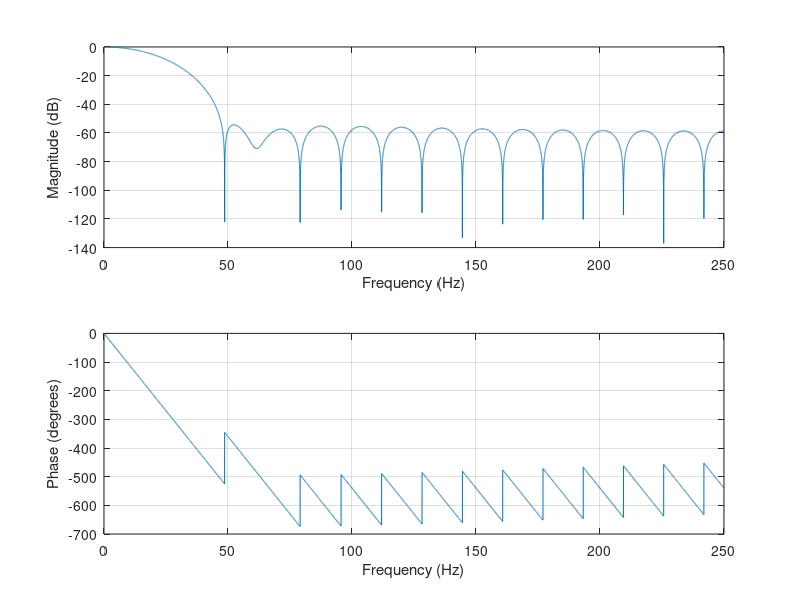
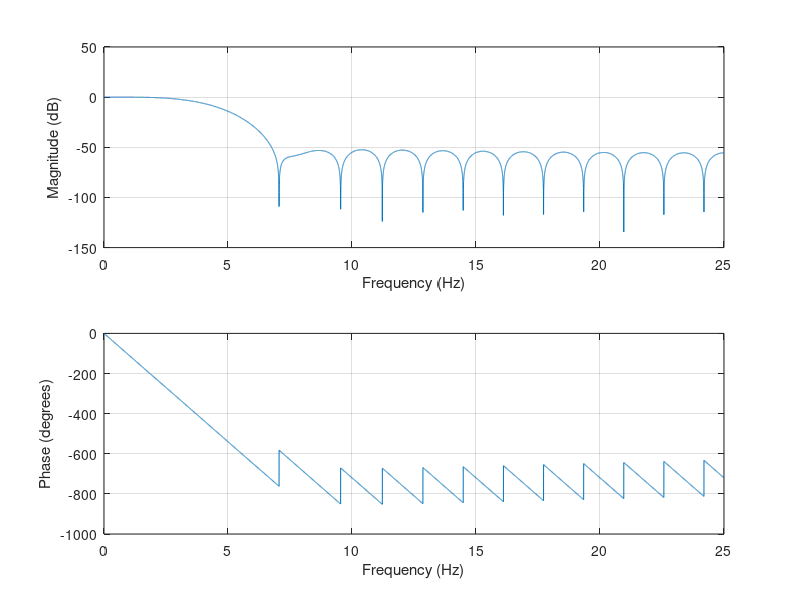
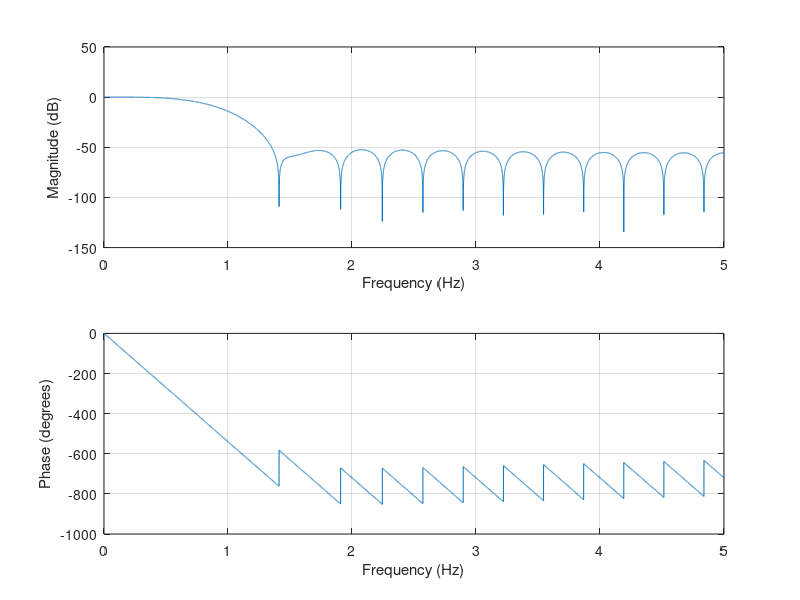
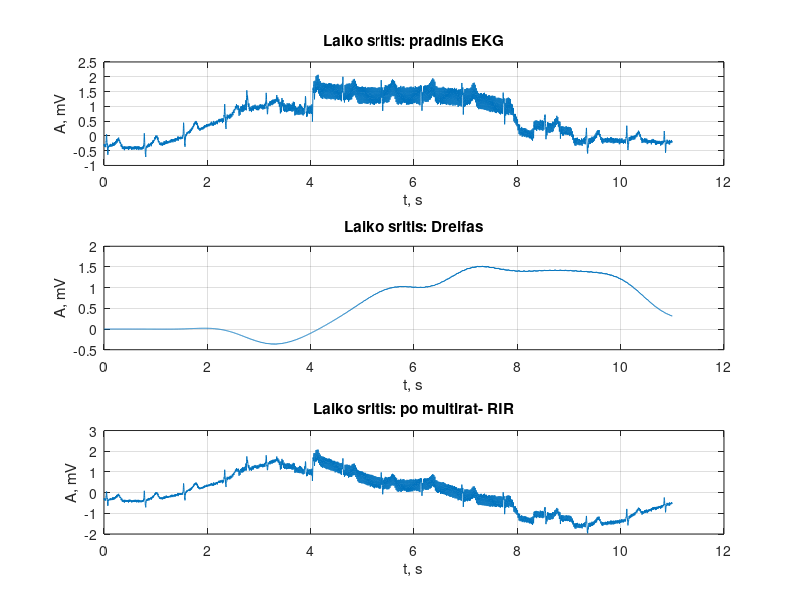

These charts were generated, in order, by the following MATLAB code:
clc, clear, close all;
   
load("signalai/EKG_13")

f_SL_Hz = 1; % projektuojamo iemeji dazni? filtro slopinimo juostos ribinis dazni
f_pr_Hz = 0.4; % pralaidumo juostos ribinis daznis
f_d_Hz = 500;

time_s = 11;             
time_n =(0:(time_s*f_d_Hz)-1)*1/f_d_Hz;


m = [f_SL_Hz^2 - f_pr_Hz^2; -((f_SL_Hz+f_pr_Hz)^2); 2*f_d_Hz*(f_SL_Hz+f_pr_Hz); -f_d_Hz^2]; % isprende lygti randame optimalia verte
M_opt = roots(m)

M = 50; % Decimacijos koeficientas parenkamas toks, kad diskretizavimo da?nio ir koeficiento M dalybos
  % rezultatas b?t? sveikas skai?ius


F = (f_SL_Hz - f_pr_Hz)/f_SL_Hz;
  
D1_s = (2*M*(1 - sqrt( ((M*F) / (2-F)))));
D1_d = 2 - F*(M*1);

D1_opt = D1_s / D1_d

D2_opt = M/D1_opt

D1 = 10
D2 = 5
if D1*D2 ~= M
    disp("error");
end  

%%
%pries paduodant naudoiti ta pati filtra kai p1 uzduotyje??
% low-pass filter before analysis
% firls

% Decimation
if 0 % using matlab API
    ekg_1 = decimate(ekg, D1, 'fir');
    ekg_2 = decimate(ekg_1, D2, 'fir');
    current_FD = f_d_Hz / (D1 * D2)
else
    b_safety_H1 = fir1(30,(20/(f_d_Hz/2))); % Naudojamas panasus filtras i decimate (filtro eile = 30; fp(20) < (500 / 2*10) 
    [b_H1_fqH, b_H1_fqW] =  freqz(b_safety_H1, 1, 15000, f_d_Hz);
    ekg_1 = filter(b_safety_H1, 1, ekg);
    ekg_1 = downsample(ekg_1, D1);
    figure()
    freqz(b_safety_H1, 1, 20000, f_d_Hz);  % should be atleast -50dB
    current_FD = f_d_Hz / D1;
    
    b_safety_H2 = fir1(30,(4/(current_FD/2))); % Naudojamas panasus filtras i decimate (filtro eile = 30; fp(4) < (50 / 2*5) 
    [b_H2_fqH, b_H2_fqW] =  freqz(b_safety_H2, 1, 15000, current_FD);
    ekg_2 = filter(b_safety_H2, 1, ekg_1);
    ekg_2 = downsample(ekg_2, D2);
    figure()
    freqz(b_safety_H2, 1, 20000, current_FD);  % should be atleast -50dB
    current_FD = current_FD / D2;
end

% Low-pass filtras
b_lowPass = fir1(40, (0.67/(current_FD/2)));
[B_H_freqz,B_Hw_freqz] =  freqz(b_lowPass, 1, 15000, current_FD);
figure()
freqz(b_safety_H2, 1, 20000, current_FD); % should be atleast -50dB
ekg_3 = filter(b_lowPass, 1, ekg_2);


if 0 % usisng MATLAB API
    ekg_4 = interp(ekg_3, D2);
    ekg_5 = interp(ekg_4, D1); % dreifas
else % make filter ourself
    ekg_4 = upsample(ekg_3, D2);
    ekg_4 = filter(b_safety_H2, 1, ekg_4);
    ekg_4 = ekg_4 * D2;
    
    ekg_5 = upsample(ekg_4, D1);
    ekg_5 = filter(b_safety_H1, 1, ekg_5);
    ekg_5 = ekg_5 * D1;
    
end
ekg_6 = ekg - ekg_5;

% check this API:
% grpdelay()


figure()
subplot(311); 
plot(time_n, ekg); 
title('Laiko sritis: pradinis EKG');
xlabel('t, s'); ylabel('A, mV'); grid on;


subplot(312); 
plot(time_n, ekg_5); 
title('Laiko sritis: Dreifas');
xlabel('t, s'); ylabel('A, mV'); grid on;


subplot(313); 
plot(time_n, ekg_6); 
title('Laiko sritis: po multirat- RIR');
xlabel('t, s'); ylabel('A, mV'); grid on;


% delay of filter
velinimas = length(b_safety_H1) + length(b_safety_H2)*D1 + length(b_lowPass)*D1*D2/2


ekg_withZeros = [zeros(1, velinimas), ekg];
dreif_withZeros = [ekg_5, zeros(1, velinimas)];


ekg_noDreif = ekg_withZeros - dreif_withZeros;
figure()
subplot(311); 
plot(time_n, ekg_withZeros(velinimas+1:end)); 
title('Laiko sritis: padinis EKG');
xlabel('t, s'); ylabel('A, mV'); grid on;


subplot(312); 
plot(time_n, ekg_noDreif(velinimas+1:end)); 
title('Laiko sritis: nuemus dreifa');
xlabel('t, s'); ylabel('A, mV'); grid on;



subplot(313); 
plot(time_n, dreif_withZeros(velinimas+1:end)); 
title('Laiko sritis: dreifas');
xlabel('t, s'); ylabel('A, mV'); grid on;
